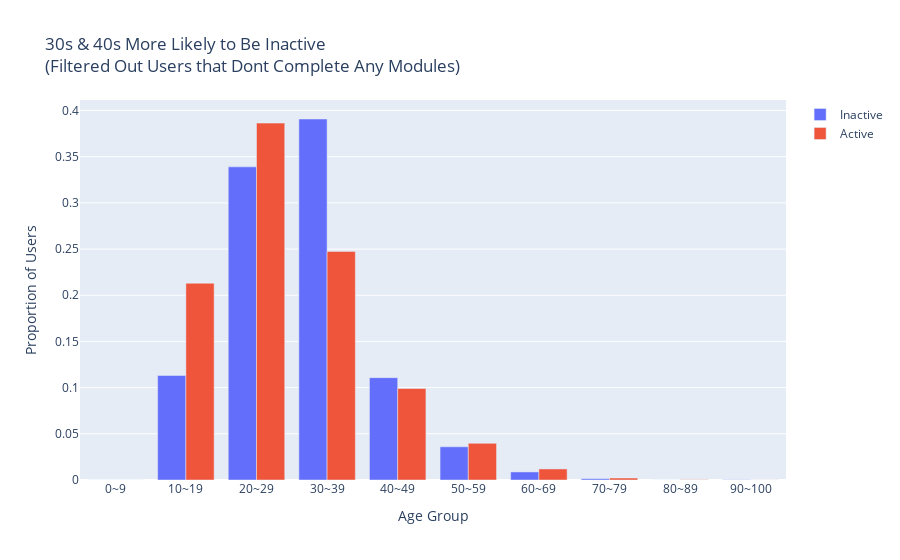

Write notebook code for a chart like this one.
### Code cell
fig_age_comp = go.Figure(data=[
    go.Bar(name='Inactive', x=inactive_age1['age_range'], y=inactive_age1['prop']),
    go.Bar(name='Active', x=active_age1['age_range'], y=active_age1['prop'])
])


fig_age_comp.update_layout(barmode='group', title = '30s & 40s More Likely to Be Inactive <br>(Filtered Out Users that Dont Complete Any Modules)',
                           xaxis_title = 'Age Group', yaxis_title = 'Proportion of Users')
fig_age_comp.show()

### Figure 1 — Plotly figure (JSON) as saved in the notebook; plotly's stock layout.template omitted (floating-point values rounded to 4 significant figures)
{"data": [{"name": "Inactive", "type": "bar", "x": ["0~9", "10~19", "20~29", "30~39", "40~49", "50~59", "60~69", "70~79", "80~89", "90~100"], "y": [0, 0.1131, 0.339, 0.3908, 0.1108, 0.03593, 0.008732, 0.001431, 0, 0.0002863]}, {"name": "Active", "type": "bar", "x": ["0~9", "10~19", "20~29", "30~39", "40~49", "50~59", "60~69", "70~79", "80~89", "90~100"], "y": [0, 0.213, 0.3863, 0.2475, 0.09906, 0.03971, 0.01195, 0.002128, 0.0002816, 6.258e-05]}], "layout": {"barmode": "group", "title": {"text": "30s & 40s More Likely to Be Inactive <br>(Filtered Out Users that Dont Complete Any Modules)"}, "xaxis": {"title": {"text": "Age Group"}}, "yaxis": {"title": {"text": "Proportion of Users"}}}}
